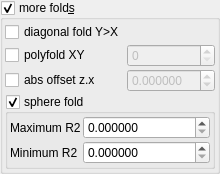
    <widget class="MyGroupBox" name="groupCheck_transf_function_enabled_false">
     <property name="toolTip">
      <string/>
     </property>
     <property name="title">
      <string>more fold&amp;s</string>
     </property>
     <property name="checkable">
      <bool>true</bool>
     </property>
     <layout class="QVBoxLayout" name="verticalLayout_33" stretch="0,0">
      <property name="spacing">
       <number>2</number>
      </property>
      <property name="leftMargin">
       <number>2</number>
      </property>
      <property name="topMargin">
       <number>2</number>
      </property>
      <property name="rightMargin">
       <number>2</number>
      </property>
      <property name="bottomMargin">
       <number>2</number>
      </property>
      <item>
       <layout class="QGridLayout" name="gridLayout_9" columnstretch="0,1">
        <property name="spacing">
         <number>2</number>
        </property>
        <item row="2" column="0">
         <widget class="MyCheckBox" name="checkBox_transf_function_enabledC_false">
          <property name="text">
           <string notr="true">abs offset z.x</string>
          </property>
         </widget>
        </item>
        <item row="1" column="0">
         <widget class="MyCheckBox" name="checkBox_transf_function_enabledP_false">
          <property name="font">
           <font>
            <weight>50</weight>
            <bold>false</bold>
           </font>
          </property>
          <property name="text">
           <string>polyfold XY</string>
          </property>
         </widget>
        </item>
        <item row="2" column="1">
         <widget class="MyDoubleSpinBox" name="spinbox_transf_offsetC_0">
          <property name="enabled">
           <bool>false</bool>
          </property>
          <property name="sizePolicy">
           <sizepolicy hsizetype="Minimum" vsizetype="Maximum">
            <horstretch>0</horstretch>
            <verstretch>0</verstretch>
           </sizepolicy>
          </property>
          <property name="prefix">
           <string/>
          </property>
          <property name="suffix">
           <string/>
          </property>
          <property name="decimals">
           <number>6</number>
          </property>
          <property name="minimum">
           <double>-99.989999999999995</double>
          </property>
          <property name="maximum">
           <double>99.989999999999995</double>
          </property>
          <property name="singleStep">
           <double>0.100000000000000</double>
          </property>
         </widget>
        </item>
        <item row="1" column="1">
         <widget class="MySpinBox" name="spinboxInt_transf_int_6">
          <property name="enabled">
           <bool>false</bool>
          </property>
          <property name="sizePolicy">
           <sizepolicy hsizetype="Minimum" vsizetype="Maximum">
            <horstretch>0</horstretch>
            <verstretch>0</verstretch>
           </sizepolicy>
          </property>
          <property name="maximum">
           <number>999</number>
          </property>
         </widget>
        </item>
        <item row="0" column="0">
         <widget class="MyCheckBox" name="checkBox_transf_function_enabledCx_false">
          <property name="text">
           <string notr="true">diagonal fold Y&gt;X</string>
          </property>
         </widget>
        </item>
       </layout>
      </item>
      <item>
       <widget class="MyGroupBox" name="groupCheck_transf_function_enabledS_false">
        <property name="toolTip">
         <string/>
        </property>
        <property name="title">
         <string>sphere fold&amp;</string>
        </property>
        <property name="checkable">
         <bool>true</bool>
        </property>
        <layout class="QVBoxLayout" name="verticalLayout_34" stretch="0">
         <property name="spacing">
          <number>2</number>
         </property>
         <property name="leftMargin">
          <number>2</number>
         </property>
         <property name="topMargin">
          <number>2</number>
         </property>
         <property name="rightMargin">
          <number>2</number>
         </property>
         <property name="bottomMargin">
          <number>2</number>
         </property>
         <item>
          <layout class="QGridLayout" name="gridLayout_2" columnstretch="0,1" columnminimumwidth="0,0">
           <item row="1" column="1">
            <widget class="MyDoubleSpinBox" name="spinbox_transf_minimum_radius_0">
             <property name="sizePolicy">
              <sizepolicy hsizetype="Minimum" vsizetype="Maximum">
               <horstretch>0</horstretch>
               <verstretch>0</verstretch>
              </sizepolicy>
             </property>
             <property name="prefix">
              <string/>
             </property>
             <property name="decimals">
              <number>6</number>
             </property>
             <property name="minimum">
              <double>0.000000000000000</double>
             </property>
             <property name="singleStep">
              <double>0.100000000000000</double>
             </property>
            </widget>
           </item>
           <item row="0" column="0">
            <widget class="QLabel" name="label_16">
             <property name="text">
              <string>Maximum R2</string>
             </property>
            </widget>
           </item>
           <item row="1" column="0">
            <widget class="QLabel" name="label_47">
             <property name="text">
              <string>Minimum R2</string>
             </property>
            </widget>
           </item>
           <item row="0" column="1">
            <widget class="MyDoubleSpinBox" name="spinbox_transf_maxR2_1">
             <property name="sizePolicy">
              <sizepolicy hsizetype="Minimum" vsizetype="Maximum">
               <horstretch>0</horstretch>
               <verstretch>0</verstretch>
              </sizepolicy>
             </property>
             <property name="prefix">
              <string/>
             </property>
             <property name="decimals">
              <number>6</number>
             </property>
             <property name="minimum">
              <double>0.000000000000000</double>
             </property>
             <property name="singleStep">
              <double>0.100000000000000</double>
             </property>
            </widget>
           </item>
          </layout>
         </item>
        </layout>
       </widget>
      </item>
     </layout>
    </widget>
